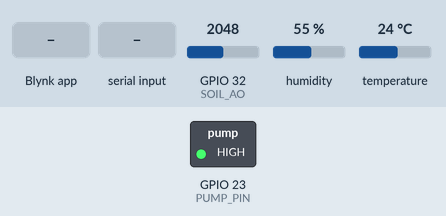
Recording of a program running on a simulated ESP32. On the bench: switched loads named in the program (green lamp = pin HIGH). The inputs (shaded band) are chosen by the test bench; at power-on: GPIO 32 (SOIL_AO) = 2048, humidity 55 %, temperature 24 °C. WiFi joins after 1.5 s; servers stay silent unless stated; what the program prints to the serial monitor is not drawn.

Above: at 3.0 s.
3.1 s: Blynk app writes 1 to V2
7.1 s: "}" received over the second serial link
11.1 s: Blynk app writes 0 to V2
15.1 s: Blynk app writes 1 to V1
At 18.9 s:
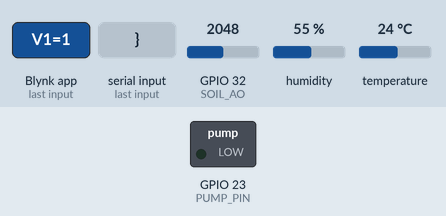
19.2 s: Blynk app writes 0 to V1
At 21.7 s:
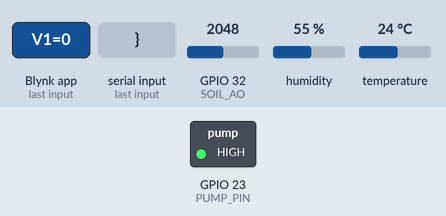
23.2 s: Blynk app writes 200 to V1
At 24.4 s:
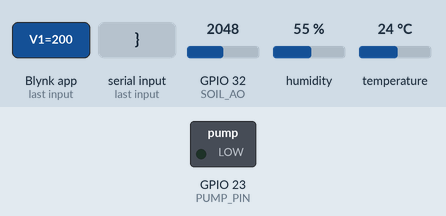
Timing chart, 0 to 26.2 s (numbered marks = the images above; inputs shaded):
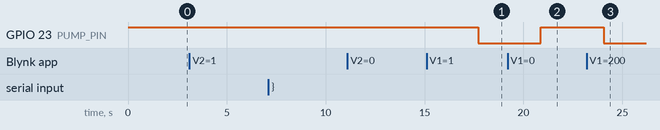

Measured:
- after the input at 3.1 s, every drawn part: stays the same
- after the input at 7.1 s, every drawn part: stays the same
- after the input at 11.1 s, every drawn part: stays the same
- after the input at 15.1 s, GPIO 23 (PUMP_PIN): HIGH → LOW after 2.6 s
- after the input at 19.2 s, GPIO 23 (PUMP_PIN): LOW → HIGH after 1.7 s
- after the input at 23.2 s, GPIO 23 (PUMP_PIN): HIGH → LOW after 0.86 s

The program:

main.cpp
```cpp
#include <Arduino.h>
#include <Adafruit_Sensor.h>
#include <WiFi.h>
#include <WebServer.h>
#include <Firebase_ESP_Client.h>
#include "addons/TokenHelper.h"
#include "addons/RTDBHelper.h"
#include <SoftwareSerial.h>
#include <ArduinoJson.h>
#include <DHT.h>

// UART
#define MYPORT_TX 18
#define MYPORT_RX 19
EspSoftwareSerial::UART arduinoPort;


// WiFi
const char* ssid = "ssii";
const char* password = "ming123459sa";

// Firebase
#define API_KEY "AIzaSyDxjY-g-_C4hG0mi5uqpr8uWqn1SaY6j2E"
#define DATABASE_URL "https://smartfarm-85477-default-rtdb.asia-southeast1.firebasedatabase.app/"
FirebaseData fbdo;
FirebaseAuth auth;
FirebaseConfig config;
bool signupOK = false;

// Blynk
#define BLYNK_TEMPLATE_ID "TMPL64wgnVBDg"
#define BLYNK_TEMPLATE_NAME "EmbededProject"
#define BLYNK_AUTH_TOKEN "AZ9oKspUFAR7B8A7_t4brXV8Iainwpap"
#define BLYNK_PRINT Serial
#include <BlynkSimpleEsp32.h>

//DHT
DHT dht(21, DHT11);

// Soil Moisture Sensor
#define SOIL_AO 32

// Pump Control
#define PUMP_PIN 23
bool autoMode = true; // Automatic watering enabled

// sensor values
float humidity = -1;
float temperature = -1;
int soilMoisture = -1;
int rainStatus = -1;
int liquidStatus = -1;
bool pumpState = false;
int soilMoistureCheck = 500;
int h_error = 0;
int f_error = 0;
//UART
void readFromUART() {
    static String inputString = "";
    while (arduinoPort.available()) {
        char c = arduinoPort.read();
        inputString += c;

        // ตรวจจับข้อความจบด้วย '}'
        if (c == '}') {
            // ตัด '{' และ '}' ออก
            inputString.remove(0, 1); // ลบ '{'
            while (inputString.length() > 4) {
                if (inputString[0] < '0' || inputString[0] >'2') {
                    inputString.remove(0, 1);
                }
                else {
                    break;
                }
            }
            inputString.remove(inputString.length() - 1); // ลบ '}'
            // แยกข้อมูลด้วยเครื่องหมายจุลภาค
            int comma1 = inputString.indexOf(',');

            if (comma1 != -1) {
                // แยกค่า

                String rainStatusStr = inputString.substring(0, comma1);
                String liquidStatusStr = inputString.substring(comma1 + 1);
                // แปลงเป็นตัวเลข
                int rrainStatus = rainStatusStr.toInt();
                int rliquidStatus = liquidStatusStr.toInt();

                // พิมพ์ค่าที่รับมาเพื่อตรวจสอบ
                Serial.print("RainStatus from UART: ");
                Serial.println(rrainStatus);
                Serial.print("LiquidStatus from UART: ");
                Serial.println(rliquidStatus);
                // อัปเดตค่าที่รับมา
                if (rainStatus >= 2 && rrainStatus <= 1) {
                    Blynk.logEvent("rain", "OMG It's Raining");
                }
                if (liquidStatus == 1 && rliquidStatus == 0) {
                    Blynk.logEvent("liquid", "OMG It's out of water");
                    Serial.println("liquid error");
                }
                rainStatus = rrainStatus;
                liquidStatus = rliquidStatus;
            }
            else {
                Serial.println("Error: Invalid data format");
            }

            // ล้างข้อมูลที่อ่าน
            inputString = "";
        }
    }
}

void setup() {
    Serial.begin(115200);
    dht.begin();
    //UART
    arduinoPort.begin(9600, SWSERIAL_8N1, MYPORT_RX, MYPORT_TX, false);
    if (!arduinoPort) { // If the object did not initialize, then its configuration is invalid
        Serial.println("Invalid EspSoftwareSerial pin configuration, check config");
        while (1) { // Don't continue with invalid configuration
            delay(1000);
        }
    }
    // Initialize sensors
    pinMode(PUMP_PIN, OUTPUT);
    digitalWrite(PUMP_PIN, HIGH); // Turn off pump initially

    // Connect to WiFi
    WiFi.mode(WIFI_STA);
    WiFi.begin(ssid, password);
    Serial.print("Connecting to WiFi");
    while (WiFi.status() != WL_CONNECTED) {
        Serial.print(".");
        delay(100);
    }
    Serial.println("\nConnected to WiFi");
    Serial.println(WiFi.localIP());

    // Firebase setup
    config.api_key = API_KEY;
    config.database_url = DATABASE_URL;
    if (Firebase.signUp(&config, &auth, "", "")) {
        signupOK = true;
    }
    else {
        Serial.printf("Firebase Sign-Up Failed: %s\n", config.signer.signupError.message.c_str());
    }
    config.token_status_callback = tokenStatusCallback;
    Firebase.begin(&config, &auth);
    Firebase.reconnectWiFi(true);

    // Blynk setup
    Blynk.begin(BLYNK_AUTH_TOKEN, ssid, password);
}

// Function to control the water pump
void controlPump(bool state) {
    digitalWrite(PUMP_PIN, state ? LOW : HIGH);
    Serial.println(state ? "Pump ON" : "Pump OFF");
}

// Blynk Virtual Pin for manual control of the pump
BLYNK_WRITE(V1) {
    int pumpControl = param.asInt();
    pumpState = pumpControl;
}

// Blynk Virtual Pin for toggling automatic mode
BLYNK_WRITE(V2) {
    autoMode = param.asInt();
    Serial.println(autoMode ? "Auto Mode Enabled" : "Auto Mode Disabled");
}

void loop() {
    Blynk.run();
    readFromUART();
    // Read sensor values
    int soilMoisture = analogRead(SOIL_AO);
    float nhumidity = dht.readHumidity();
    float ntemperature = dht.readTemperature();
    if (!isnan(nhumidity) && !isnan(ntemperature)) {
        humidity = nhumidity;
        temperature = ntemperature;
    }
    else {
        h_error += 1;
        if (h_error >= 20) {
            Blynk.logEvent("humidity", "sensor humidity need to be checked");
            h_error = 0;
        }
    }
    // Auto watering logic
    if (autoMode) {
        if (liquidStatus == 1 && soilMoisture < soilMoistureCheck && temperature > 5 && humidity < 70 && rainStatus > 0) {
            controlPump(true);
        }
        else {
            controlPump(false);
        }
    }
    else {
        controlPump(pumpState);
    }


    // Send to Firebase if values changed
    FirebaseJson json;
    json.set("humidity", humidity);
    json.set("temperature", temperature);
    json.set("rainStatus", rainStatus);
    json.set("liquidStatus", liquidStatus);
    json.set("soilMoisture", soilMoisture);
    if (Firebase.RTDB.setJSON(&fbdo, "/sensors", &json)) {
        Serial.println("Firebase update successful");
    }
    else {
        f_error += 1;
        Serial.print("Firebase update failed: ");
        if (f_error > 20) {
            Blynk.logEvent("firebase", "Some sensor might error");
            f_error = 0;
        }
        Serial.println(fbdo.errorReason());
        Serial.println(humidity);
        Serial.println(temperature);
        Serial.println(soilMoisture);
        Serial.println(rainStatus);
        Serial.println(liquidStatus);
    }
    Serial.println(humidity);
    Serial.println(temperature);
    Serial.println(soilMoisture);
    Serial.println(rainStatus);
    Serial.println(liquidStatus);

    // Send sensor data to Blynk
    Blynk.virtualWrite(V3, humidity);
    Blynk.virtualWrite(V4, temperature);
    Blynk.virtualWrite(V5, rainStatus);
    Blynk.virtualWrite(V6, liquidStatus);
    Blynk.virtualWrite(V7, soilMoisture);

    delay(3000); // Update every 10 seconds
}
```
